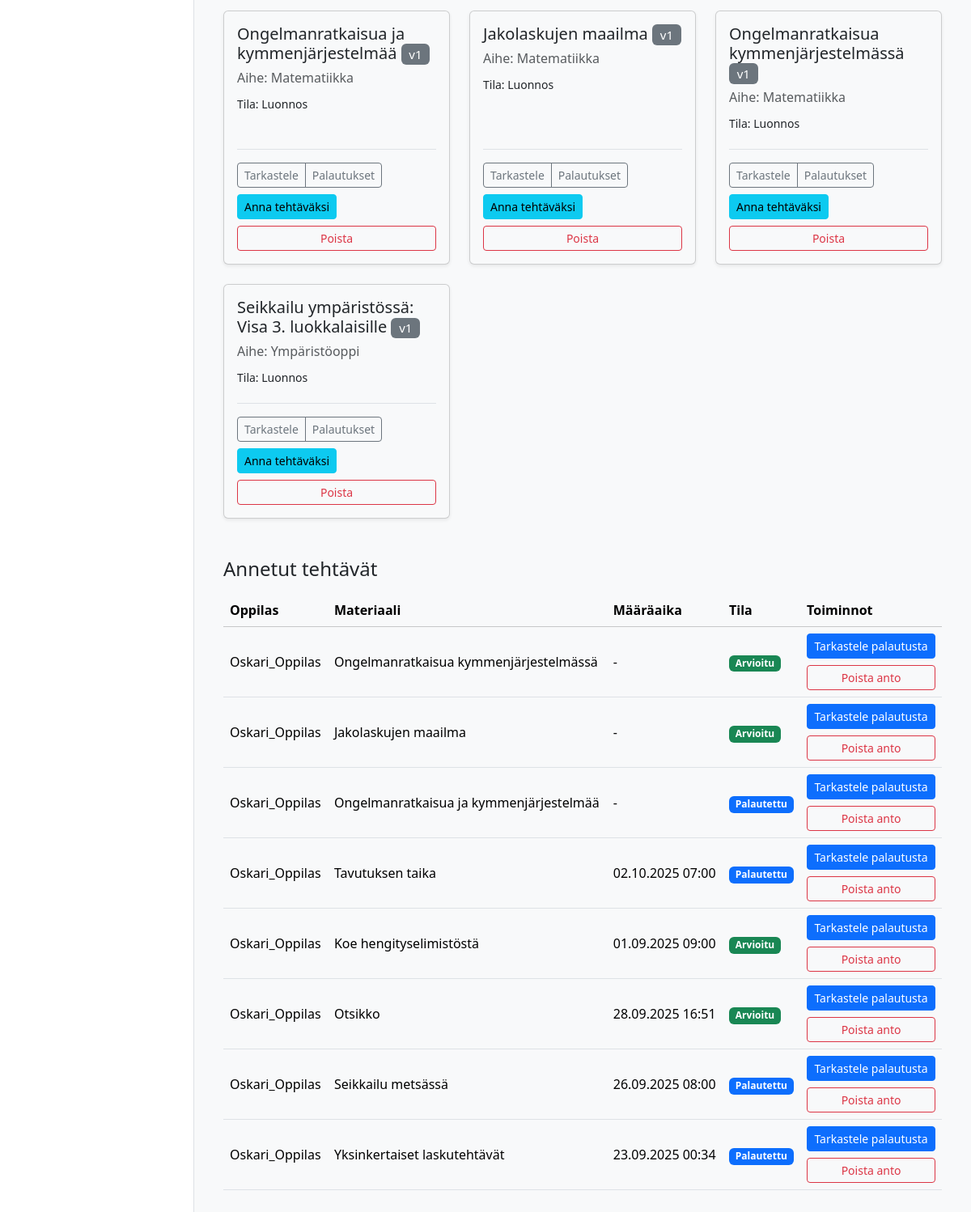
The app's page / (signed in, lower part), older data.
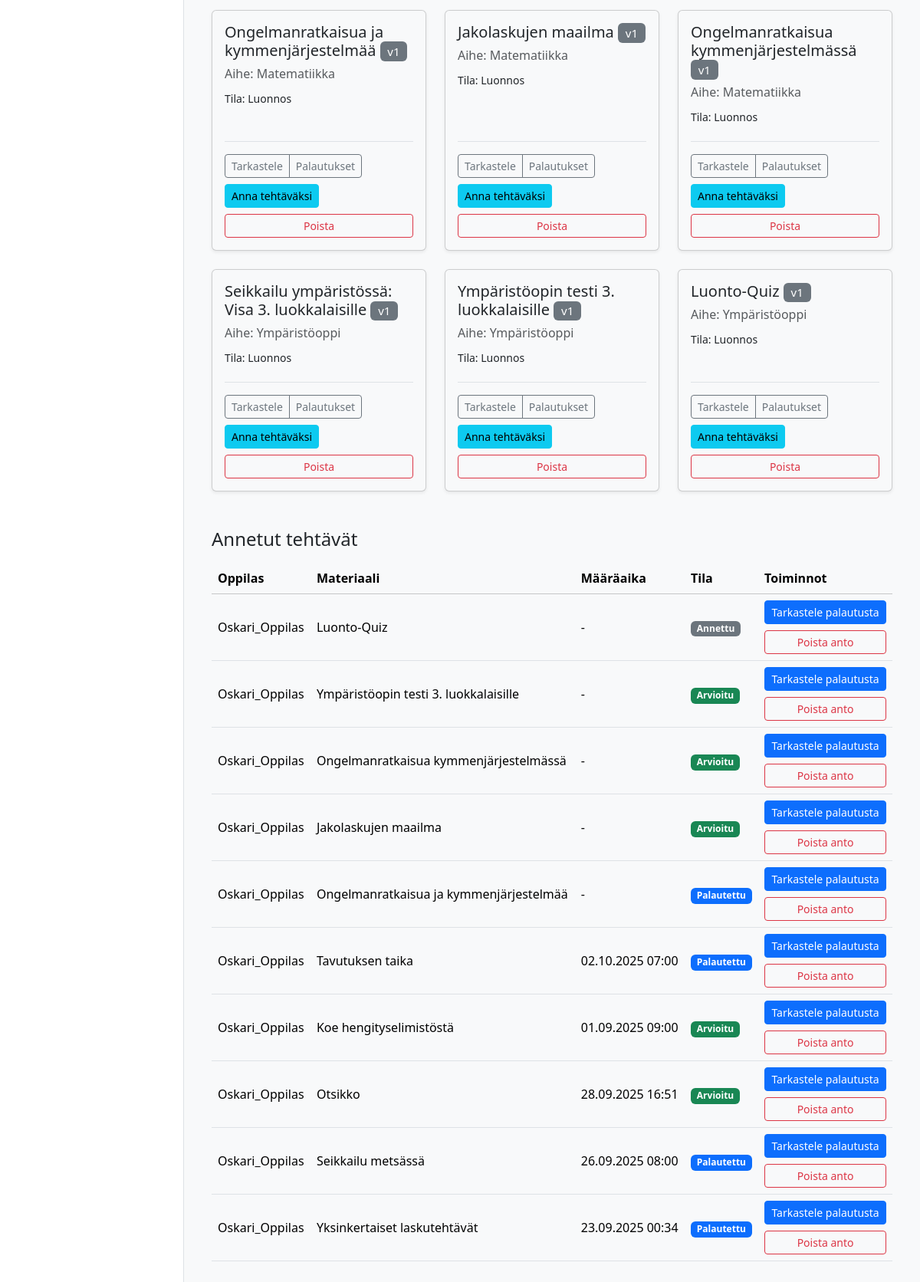
The same page, newer data.
### materials/models.py (models this page shows, shortened)
class Material(models.Model):
    class MaterialType(models.TextChoices):
        TASK = 'tehtävä', _('Tehtävä')
        LEARNING_MATERIAL = 'oppimateriaali', _('Oppimateriaali')
        TEST = 'testi', _('Testi')
        EXAM = 'koe', _('Koe')
        VIDEO = 'video', _('Video')
        GAME = 'peli', _('Peli')
    class Status(models.TextChoices):
        DRAFT = 'DRAFT', _('Luonnos')
        PENDING_APPROVAL = 'PENDING', _('Odottaa hyväksyntää')
        APPROVED = 'APPROVED', _('Hyväksytty')
        REJECTED = 'REJECTED', _('Hylätty')
    GRADE_CHOICES = [(str(i), f"{i}. luokka") for i in range(1, 7)]
    id = models.UUIDField(primary_key=True, default=uuid.uuid4, editable=False)
    title = models.CharField(max_length=255, verbose_name=_("Otsikko"))
    content = models.TextField(
        verbose_name=_("Sisältö"),
        help_text=_("Raakasisältö, esim. AI:n tuottama teksti.")
    )
    structured_content = models.JSONField(
        null=True,
        blank=True,
        verbose_name=_("Jäsennelty sisältö"),
        help_text=_("Esim. monivalinnat tai tehtävän rakenne JSON-muodossa.")
    )
    material_type = models.CharField(
        max_length=50,
        choices=MaterialType.choices,
        default=MaterialType.TASK,
        verbose_name=_("Materiaalin tyyppi"),
    )
    subject = models.CharField(max_length=100, null=True, blank=True, verbose_name=_("Aine"))
    grade_level = models.CharField(
        max_length=20,
        choices=GRADE_CHOICES,
        null=True,
        blank=True,
        verbose_name=_("Luokka-aste"),
    )
    audience = models.JSONField(
        null=True,
        blank=True,
        verbose_name=_("Kohderyhmä"),
        help_text=_("Esim. {'learning_styles': ['visuaalinen'], 'languages': ['fi']}")
    )
    author = models.ForeignKey(
        settings.AUTH_USER_MODEL,
        related_name='authored_materials',
        on_delete=models.CASCADE,
        limit_choices_to={'role': 'TEACHER'},
        verbose_name=_("Tekijä (opettaja)"),
    )
    prompt = models.ForeignKey(
        Prompt,
        on_delete=models.SET_NULL,
        null=True,
        blank=True,
        verbose_name=_("Kehoite"),
    )
    status = models.CharField(
        max_length=50,
        choices=Status.choices,
        default=Status.DRAFT,
        verbose_name=_("Tila"),
    )
    version = models.IntegerField(default=1, verbose_name=_("Versio"))
    parent = models.ForeignKey(
        'self',
        on_delete=models.SET_NULL,
        null=True,
        blank=True,
        related_name='versions',
        verbose_name=_("Edellinen versio"),
    )
    created_at = models.DateTimeField(auto_now_add=True, verbose_name=_("Luotu"))
    updated_at = models.DateTimeField(auto_now=True, verbose_name=_("Päivitetty"))
    class Meta:
        verbose_name = _("Materiaali")
        verbose_name_plural = _("Materiaalit")

class Assignment(models.Model):
    class Status(models.TextChoices):
        ASSIGNED = "ASSIGNED", _("Annettu")
        IN_PROGRESS = "IN_PROGRESS", _("Kesken")
        SUBMITTED = "SUBMITTED", _("Palautettu")
        GRADED = "GRADED", _("Arvioitu")
    id = models.UUIDField(primary_key=True, default=uuid.uuid4, editable=False)
    material = models.ForeignKey(Material, on_delete=models.CASCADE, verbose_name=_("Materiaali"))
    student = models.ForeignKey(
        settings.AUTH_USER_MODEL,
        related_name='assignments',
        on_delete=models.CASCADE,
        limit_choices_to={'role': 'STUDENT'},
        verbose_name=_("Oppilas"),
    )
    assigned_by = models.ForeignKey(
        settings.AUTH_USER_MODEL,
        related_name='assigned_tasks',
        on_delete=models.CASCADE,
        limit_choices_to={'role': 'TEACHER'},
        verbose_name=_("Antanut opettaja"),
    )
    due_at = models.DateTimeField(null=True, blank=True, verbose_name=_("Määräaika"))
    status = models.CharField(max_length=20, choices=Status.choices, default=Status.ASSIGNED, verbose_name=_("Tila"))
    draft_response = models.TextField(blank=True, null=True, verbose_name=_("Luonnosvastaus"))
    created_at = models.DateTimeField(auto_now_add=True, verbose_name=_("Luotu"))
    class Meta:
        constraints = [
            models.UniqueConstraint(fields=['material', 'student'], name='unique_assignment_per_student'),
        ]
        indexes = [
            models.Index(fields=['status']),
            models.Index(fields=['due_at']),
            models.Index(fields=['student']),
            models.Index(fields=['assigned_by']),
        ]
        verbose_name = _("Tehtävänanto")
        verbose_name_plural = _("Tehtävänannot")

### users/models.py (models this page shows, shortened)
class CustomUser(AbstractUser):
    class Role(models.TextChoices):
        TEACHER = 'TEACHER', 'Teacher'
        STUDENT = 'STUDENT', 'Student'
    role = models.CharField(max_length=50, choices=Role.choices, default=Role.STUDENT)
    grade_class = models.PositiveSmallIntegerField(
        verbose_name="Luokka-aste",
        null=True,  # Salli tyhjä arvo (esim. opettajat)
        blank=True, # Ei pakollinen lomakkeissa
        choices=[(i, f"{i}. luokka") for i in range(1, 7)] # Valinnat 1-6
    )

### materials/views.py (the view, shortened to what this page needs)
# urls.py: path("", views.dashboard_view, name='dashboard'),
@login_required(login_url='kirjaudu')
def dashboard_view(request):
    user = request.user
    if user.role == 'TEACHER':
        materials = Material.objects.filter(author=user)
        assignments = (
            Assignment.objects
            .filter(assigned_by=user)
            .select_related('material', 'student')
            .order_by('-created_at')
        )
        context = {'materials': materials, 'assignments': assignments}
        return render(request, 'dashboard/teacher.html', context)
    return redirect('kirjaudu')

### templates/dashboard/teacher.html (shortened to what the changed rows need)
{% extends 'partials/base.html' %}
{% load static %}
{% block content %}
<div class="container-fluid">
  <section class="materials-list mb-5">
    <div class="row row-cols-1 row-cols-md-2 row-cols-xl-3 g-4">
      {% for m in materials %}
      <div class="col">
        <div class="card h-100 shadow-sm">
          <div class="card-body d-flex flex-column">
            <h5 class="card-title">
              {{ m.title }} <span class="badge bg-secondary fw-normal">v{{ m.version }}</span>
            </h5>
            <p class="card-subtitle mb-2 text-muted">Aihe: {{ m.subject|default:'Ei määritelty' }}</p>
            <p class="card-text"><small>Tila: {{ m.get_status_display }}</small></p>
            <div class="mt-auto pt-3 border-top">
              <div class="d-flex justify-content-between align-items-center flex-wrap gap-2">
                <div class="btn-group">
                  <a class="btn btn-sm btn-outline-secondary" href="{% url 'material_detail' material_id=m.id %}">Tarkastele</a>
                  <a class="btn btn-sm btn-outline-secondary" href="{% url 'view_submissions' material_id=m.id %}">Palautukset</a>
                </div>
                <a class="btn btn-sm btn-info" href="{% url 'assign_material' material_id=m.id %}">Anna tehtäväksi</a>
              </div>
              <div class="d-grid mt-2">
                <button type="button"
                        class="btn btn-sm btn-outline-danger"
                        data-bs-toggle="modal"
                        data-bs-target="#confirmDeleteModal"
                        data-title="{{ m.title }}"
                        data-action="{% url 'delete_material' material_id=m.id %}">
                  Poista
                </button>
              </div>
            </div>
          </div>
        </div>
      </div>
      {% endfor %}
    </div>
  </section>
  <section class="assignments-list" id="annetut-tehtavat">
    <h2 class="h4 mb-3">Annetut tehtävät</h2>
    <table class="table table-hover align-middle tasks">
      <thead class="table-light">
        <tr>
          <th scope="col">Oppilas</th>
          <th scope="col">Materiaali</th>
          <th scope="col">Määräaika</th>
          <th scope="col">Tila</th>
          <th scope="col">Toiminnot</th>
        </tr>
      </thead>
      <tbody>
        {% for assignment in assignments %}
        <tr>
          <td data-label="Oppilas">{{ assignment.student.get_full_name|default:assignment.student.username }}</td>
          <td data-label="Materiaali">{{ assignment.material.title }}</td>
          <td data-label="Määräaika">{{ assignment.due_at|date:"d.m.Y H:i"|default:"-" }}</td>
          <td data-label="Tila">
            <span class="badge
              {% if assignment.status == 'GRADED' %}bg-success
              {% elif assignment.status == 'SUBMITTED' %}bg-primary
              {% elif assignment.status == 'IN_PROGRESS' %}bg-warning text-dark
              {% else %}bg-secondary{% endif %}">
              {{ assignment.get_status_display }}
            </span>
          </td>
          <td data-label="Toiminnot" class="d-grid gap-2">
            {% with sub=assignment.submissions.last %}
              {% if sub %}
                <a class="btn btn-sm btn-primary" href="{% url 'grade_submission' submission_id=sub.id %}">
                  Tarkastele palautusta
                </a>
              {% else %}
                <button class="btn btn-sm btn-secondary" disabled>Ei palautusta</button>
              {% endif %}
            {% endwith %}
            <button type="button"
                    class="btn btn-sm btn-outline-danger"
                    data-bs-toggle="modal"
                    data-bs-target="#confirmUnassignModal"
                    data-title="{{ assignment.material.title }} – {{ assignment.student.get_full_name|default:assignment.student.username }}"
                    data-action="{% url 'unassign' assignment_id=assignment.id %}">
              Poista anto
            </button>
          </td>
        </tr>
        {% empty %}
        <tr>
          <td colspan="5" class="text-center">
            <div class="alert alert-secondary mb-0">Et ole vielä antanut yhtään tehtävää.</div>
          </td>
        </tr>
        {% endfor %}
      </tbody>
    </table>
  </section>
</div>
{% endblock %}

Row changes from the older to the newer data that the page shows:
added Material: title "Ympäristöopin testi 3. luokkalaisille", version "1", subject "Ympäristöoppi", status "Luonnos"
added Material: title "Luonto-Quiz", version "1", subject "Ympäristöoppi", status "Luonnos"
added Assignment: student.get_full_name "Oskari_Oppilas", material "Luonto-Quiz", due_at "-", status "Annettu"
added Assignment: student.get_full_name "Oskari_Oppilas", material "Ympäristöopin testi 3. luokkalaisille", due_at "-", status "Arvioitu"
